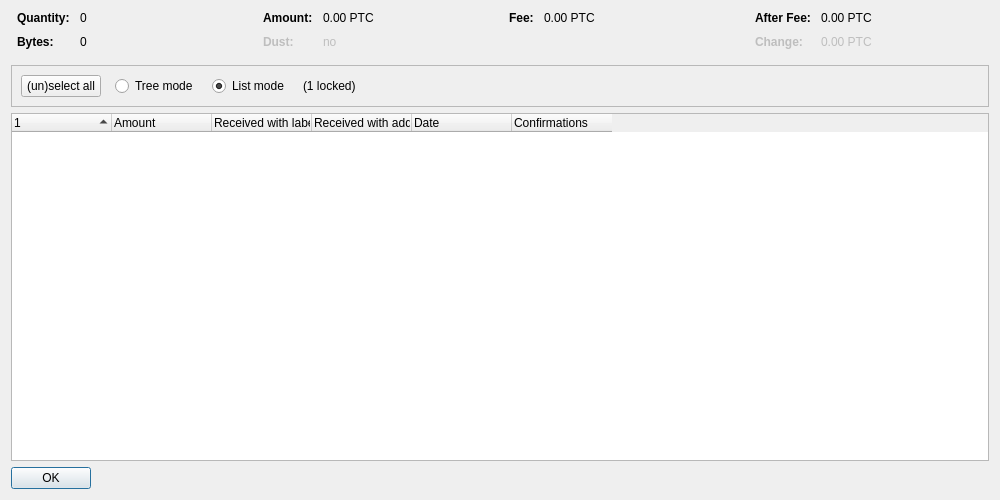
<?xml version="1.0" encoding="UTF-8"?>
<ui version="4.0">
 <class>CoinControlDialog</class>
 <widget class="QDialog" name="CoinControlDialog">
  <property name="geometry">
   <rect>
    <x>0</x>
    <y>0</y>
    <width>1000</width>
    <height>500</height>
   </rect>
  </property>
  <property name="windowTitle">
   <string>Coin Selection</string>
  </property>
  <layout class="QVBoxLayout" name="verticalLayout">
   <item>
    <layout class="QHBoxLayout" name="horizontalLayoutTop" stretch="0,0,0,0">
     <property name="topMargin">
      <number>0</number>
     </property>
     <property name="bottomMargin">
      <number>10</number>
     </property>
     <item>
      <layout class="QFormLayout" name="formLayoutCoinControl1">
       <property name="horizontalSpacing">
        <number>10</number>
       </property>
       <property name="verticalSpacing">
        <number>10</number>
       </property>
       <property name="leftMargin">
        <number>6</number>
       </property>
       <property name="rightMargin">
        <number>6</number>
       </property>
       <item row="0" column="0">
        <widget class="QLabel" name="labelCoinControlQuantityText">
         <property name="font">
          <font>
           <weight>75</weight>
           <bold>true</bold>
          </font>
         </property>
         <property name="text">
          <string>Quantity:</string>
         </property>
        </widget>
       </item>
       <item row="0" column="1">
        <widget class="QLabel" name="labelCoinControlQuantity">
         <property name="cursor">
          <cursorShape>IBeamCursor</cursorShape>
         </property>
         <property name="contextMenuPolicy">
          <enum>Qt::ActionsContextMenu</enum>
         </property>
         <property name="text">
          <string notr="true">0</string>
         </property>
         <property name="textInteractionFlags">
          <set>Qt::LinksAccessibleByMouse|Qt::TextSelectableByKeyboard|Qt::TextSelectableByMouse</set>
         </property>
        </widget>
       </item>
       <item row="1" column="0">
        <widget class="QLabel" name="labelCoinControlBytesText">
         <property name="font">
          <font>
           <weight>75</weight>
           <bold>true</bold>
          </font>
         </property>
         <property name="text">
          <string>Bytes:</string>
         </property>
        </widget>
       </item>
       <item row="1" column="1">
        <widget class="QLabel" name="labelCoinControlBytes">
         <property name="cursor">
          <cursorShape>IBeamCursor</cursorShape>
         </property>
         <property name="contextMenuPolicy">
          <enum>Qt::ActionsContextMenu</enum>
         </property>
         <property name="text">
          <string notr="true">0</string>
         </property>
         <property name="textInteractionFlags">
          <set>Qt::LinksAccessibleByMouse|Qt::TextSelectableByKeyboard|Qt::TextSelectableByMouse</set>
         </property>
        </widget>
       </item>
      </layout>
     </item>
     <item>
      <layout class="QFormLayout" name="formLayoutCoinControl2">
       <property name="horizontalSpacing">
        <number>10</number>
       </property>
       <property name="verticalSpacing">
        <number>10</number>
       </property>
       <property name="leftMargin">
        <number>6</number>
       </property>
       <property name="rightMargin">
        <number>6</number>
       </property>
       <item row="0" column="0">
        <widget class="QLabel" name="labelCoinControlAmountText">
         <property name="font">
          <font>
           <weight>75</weight>
           <bold>true</bold>
          </font>
         </property>
         <property name="text">
          <string>Amount:</string>
         </property>
        </widget>
       </item>
       <item row="0" column="1">
        <widget class="QLabel" name="labelCoinControlAmount">
         <property name="cursor">
          <cursorShape>IBeamCursor</cursorShape>
         </property>
         <property name="contextMenuPolicy">
          <enum>Qt::ActionsContextMenu</enum>
         </property>
         <property name="text">
          <string notr="true">0.00 PTC</string>
         </property>
         <property name="textInteractionFlags">
          <set>Qt::LinksAccessibleByMouse|Qt::TextSelectableByKeyboard|Qt::TextSelectableByMouse</set>
         </property>
        </widget>
       </item>
       <item row="1" column="0">
        <widget class="QLabel" name="labelCoinControlLowOutputText">
         <property name="enabled">
          <bool>false</bool>
         </property>
         <property name="font">
          <font>
           <weight>75</weight>
           <bold>true</bold>
          </font>
         </property>
         <property name="text">
          <string>Dust:</string>
         </property>
        </widget>
       </item>
       <item row="1" column="1">
        <widget class="QLabel" name="labelCoinControlLowOutput">
         <property name="enabled">
          <bool>false</bool>
         </property>
         <property name="cursor">
          <cursorShape>IBeamCursor</cursorShape>
         </property>
         <property name="contextMenuPolicy">
          <enum>Qt::ActionsContextMenu</enum>
         </property>
         <property name="text">
          <string notr="true">no</string>
         </property>
         <property name="textInteractionFlags">
          <set>Qt::LinksAccessibleByMouse|Qt::TextSelectableByKeyboard|Qt::TextSelectableByMouse</set>
         </property>
        </widget>
       </item>
      </layout>
     </item>
     <item>
      <layout class="QFormLayout" name="formLayoutCoinControl3">
       <property name="horizontalSpacing">
        <number>10</number>
       </property>
       <property name="verticalSpacing">
        <number>10</number>
       </property>
       <property name="leftMargin">
        <number>6</number>
       </property>
       <property name="rightMargin">
        <number>6</number>
       </property>
       <item row="0" column="0">
        <widget class="QLabel" name="labelCoinControlFeeText">
         <property name="font">
          <font>
           <weight>75</weight>
           <bold>true</bold>
          </font>
         </property>
         <property name="text">
          <string>Fee:</string>
         </property>
        </widget>
       </item>
       <item row="0" column="1">
        <widget class="QLabel" name="labelCoinControlFee">
         <property name="cursor">
          <cursorShape>IBeamCursor</cursorShape>
         </property>
         <property name="contextMenuPolicy">
          <enum>Qt::ActionsContextMenu</enum>
         </property>
         <property name="text">
          <string notr="true">0.00 PTC</string>
         </property>
         <property name="textInteractionFlags">
          <set>Qt::LinksAccessibleByMouse|Qt::TextSelectableByKeyboard|Qt::TextSelectableByMouse</set>
         </property>
        </widget>
       </item>
      </layout>
     </item>
     <item>
      <layout class="QFormLayout" name="formLayoutCoinControl4">
       <property name="horizontalSpacing">
        <number>10</number>
       </property>
       <property name="verticalSpacing">
        <number>10</number>
       </property>
       <property name="leftMargin">
        <number>6</number>
       </property>
       <property name="rightMargin">
        <number>6</number>
       </property>
       <item row="0" column="0">
        <widget class="QLabel" name="labelCoinControlAfterFeeText">
         <property name="font">
          <font>
           <weight>75</weight>
           <bold>true</bold>
          </font>
         </property>
         <property name="text">
          <string>After Fee:</string>
         </property>
        </widget>
       </item>
       <item row="0" column="1">
        <widget class="QLabel" name="labelCoinControlAfterFee">
         <property name="cursor">
          <cursorShape>IBeamCursor</cursorShape>
         </property>
         <property name="contextMenuPolicy">
          <enum>Qt::ActionsContextMenu</enum>
         </property>
         <property name="text">
          <string notr="true">0.00 PTC</string>
         </property>
         <property name="textInteractionFlags">
          <set>Qt::LinksAccessibleByMouse|Qt::TextSelectableByKeyboard|Qt::TextSelectableByMouse</set>
         </property>
        </widget>
       </item>
       <item row="1" column="0">
        <widget class="QLabel" name="labelCoinControlChangeText">
         <property name="enabled">
          <bool>false</bool>
         </property>
         <property name="font">
          <font>
           <weight>75</weight>
           <bold>true</bold>
          </font>
         </property>
         <property name="text">
          <string>Change:</string>
         </property>
        </widget>
       </item>
       <item row="1" column="1">
        <widget class="QLabel" name="labelCoinControlChange">
         <property name="enabled">
          <bool>false</bool>
         </property>
         <property name="cursor">
          <cursorShape>IBeamCursor</cursorShape>
         </property>
         <property name="contextMenuPolicy">
          <enum>Qt::ActionsContextMenu</enum>
         </property>
         <property name="text">
          <string notr="true">0.00 PTC</string>
         </property>
         <property name="textInteractionFlags">
          <set>Qt::LinksAccessibleByMouse|Qt::TextSelectableByKeyboard|Qt::TextSelectableByMouse</set>
         </property>
        </widget>
       </item>
      </layout>
     </item>
    </layout>
   </item>
   <item>
    <widget class="QFrame" name="frame">
     <property name="minimumSize">
      <size>
       <width>0</width>
       <height>40</height>
      </size>
     </property>
     <property name="frameShape">
      <enum>QFrame::StyledPanel</enum>
     </property>
     <property name="frameShadow">
      <enum>QFrame::Sunken</enum>
     </property>
     <layout class="QHBoxLayout" name="horizontalLayout">
      <item>
       <layout class="QHBoxLayout" name="horizontalLayoutPanel" stretch="0,0,0,0,0">
        <property name="spacing">
         <number>14</number>
        </property>
        <item>
         <widget class="QPushButton" name="pushButtonSelectAll">
          <property name="sizePolicy">
           <sizepolicy hsizetype="Maximum" vsizetype="Fixed">
            <horstretch>0</horstretch>
            <verstretch>0</verstretch>
           </sizepolicy>
          </property>
          <property name="text">
           <string>(un)select all</string>
          </property>
          <property name="autoDefault">
           <bool>false</bool>
          </property>
         </widget>
        </item>
        <item>
         <widget class="QRadioButton" name="radioTreeMode">
          <property name="sizePolicy">
           <sizepolicy hsizetype="Maximum" vsizetype="Fixed">
            <horstretch>0</horstretch>
            <verstretch>0</verstretch>
           </sizepolicy>
          </property>
          <property name="text">
           <string>Tree mode</string>
          </property>
         </widget>
        </item>
        <item>
         <widget class="QRadioButton" name="radioListMode">
          <property name="sizePolicy">
           <sizepolicy hsizetype="Maximum" vsizetype="Fixed">
            <horstretch>0</horstretch>
            <verstretch>0</verstretch>
           </sizepolicy>
          </property>
          <property name="text">
           <string>List mode</string>
          </property>
          <property name="checked">
           <bool>true</bool>
          </property>
         </widget>
        </item>
        <item>
         <widget class="QLabel" name="labelLocked">
          <property name="text">
           <string notr="true">(1 locked)</string>
          </property>
         </widget>
        </item>
        <item>
         <spacer name="horizontalSpacer">
          <property name="orientation">
           <enum>Qt::Horizontal</enum>
          </property>
          <property name="sizeHint" stdset="0">
           <size>
            <width>40</width>
            <height>20</height>
           </size>
          </property>
         </spacer>
        </item>
       </layout>
      </item>
     </layout>
    </widget>
   </item>
   <item>
    <widget class="CoinControlTreeWidget" name="treeWidget">
     <property name="contextMenuPolicy">
      <enum>Qt::CustomContextMenu</enum>
     </property>
     <property name="sortingEnabled">
      <bool>false</bool>
     </property>
     <property name="columnCount">
      <number>6</number>
     </property>
     <attribute name="headerShowSortIndicator" stdset="0">
      <bool>true</bool>
     </attribute>
     <attribute name="headerStretchLastSection">
      <bool>false</bool>
     </attribute>
     <column>
      <property name="text">
       <string/>
      </property>
     </column>
     <column>
      <property name="text">
       <string>Amount</string>
      </property>
     </column>
     <column>
      <property name="text">
       <string>Received with label</string>
      </property>
     </column>
     <column>
      <property name="text">
       <string>Received with address</string>
      </property>
     </column>
     <column>
      <property name="text">
       <string>Date</string>
      </property>
     </column>
     <column>
      <property name="text">
       <string>Confirmations</string>
      </property>
      <property name="toolTip">
       <string>Confirmed</string>
      </property>
     </column>
     <column>
      <property name="text">
       <string/>
      </property>
     </column>
     <column>
      <property name="text">
       <string/>
      </property>
     </column>
     <column>
      <property name="text">
       <string/>
      </property>
     </column>
     <column>
      <property name="text">
       <string/>
      </property>
     </column>
    </widget>
   </item>
   <item>
    <widget class="QDialogButtonBox" name="buttonBox">
     <property name="sizePolicy">
      <sizepolicy hsizetype="Maximum" vsizetype="Fixed">
       <horstretch>0</horstretch>
       <verstretch>0</verstretch>
      </sizepolicy>
     </property>
     <property name="orientation">
      <enum>Qt::Horizontal</enum>
     </property>
     <property name="standardButtons">
      <set>QDialogButtonBox::Ok</set>
     </property>
    </widget>
   </item>
  </layout>
 </widget>
 <customwidgets>
  <customwidget>
   <class>CoinControlTreeWidget</class>
   <extends>QTreeWidget</extends>
   <header>qt/coincontroltreewidget.h</header>
  </customwidget>
 </customwidgets>
 <resources/>
 <connections/>
</ui>
